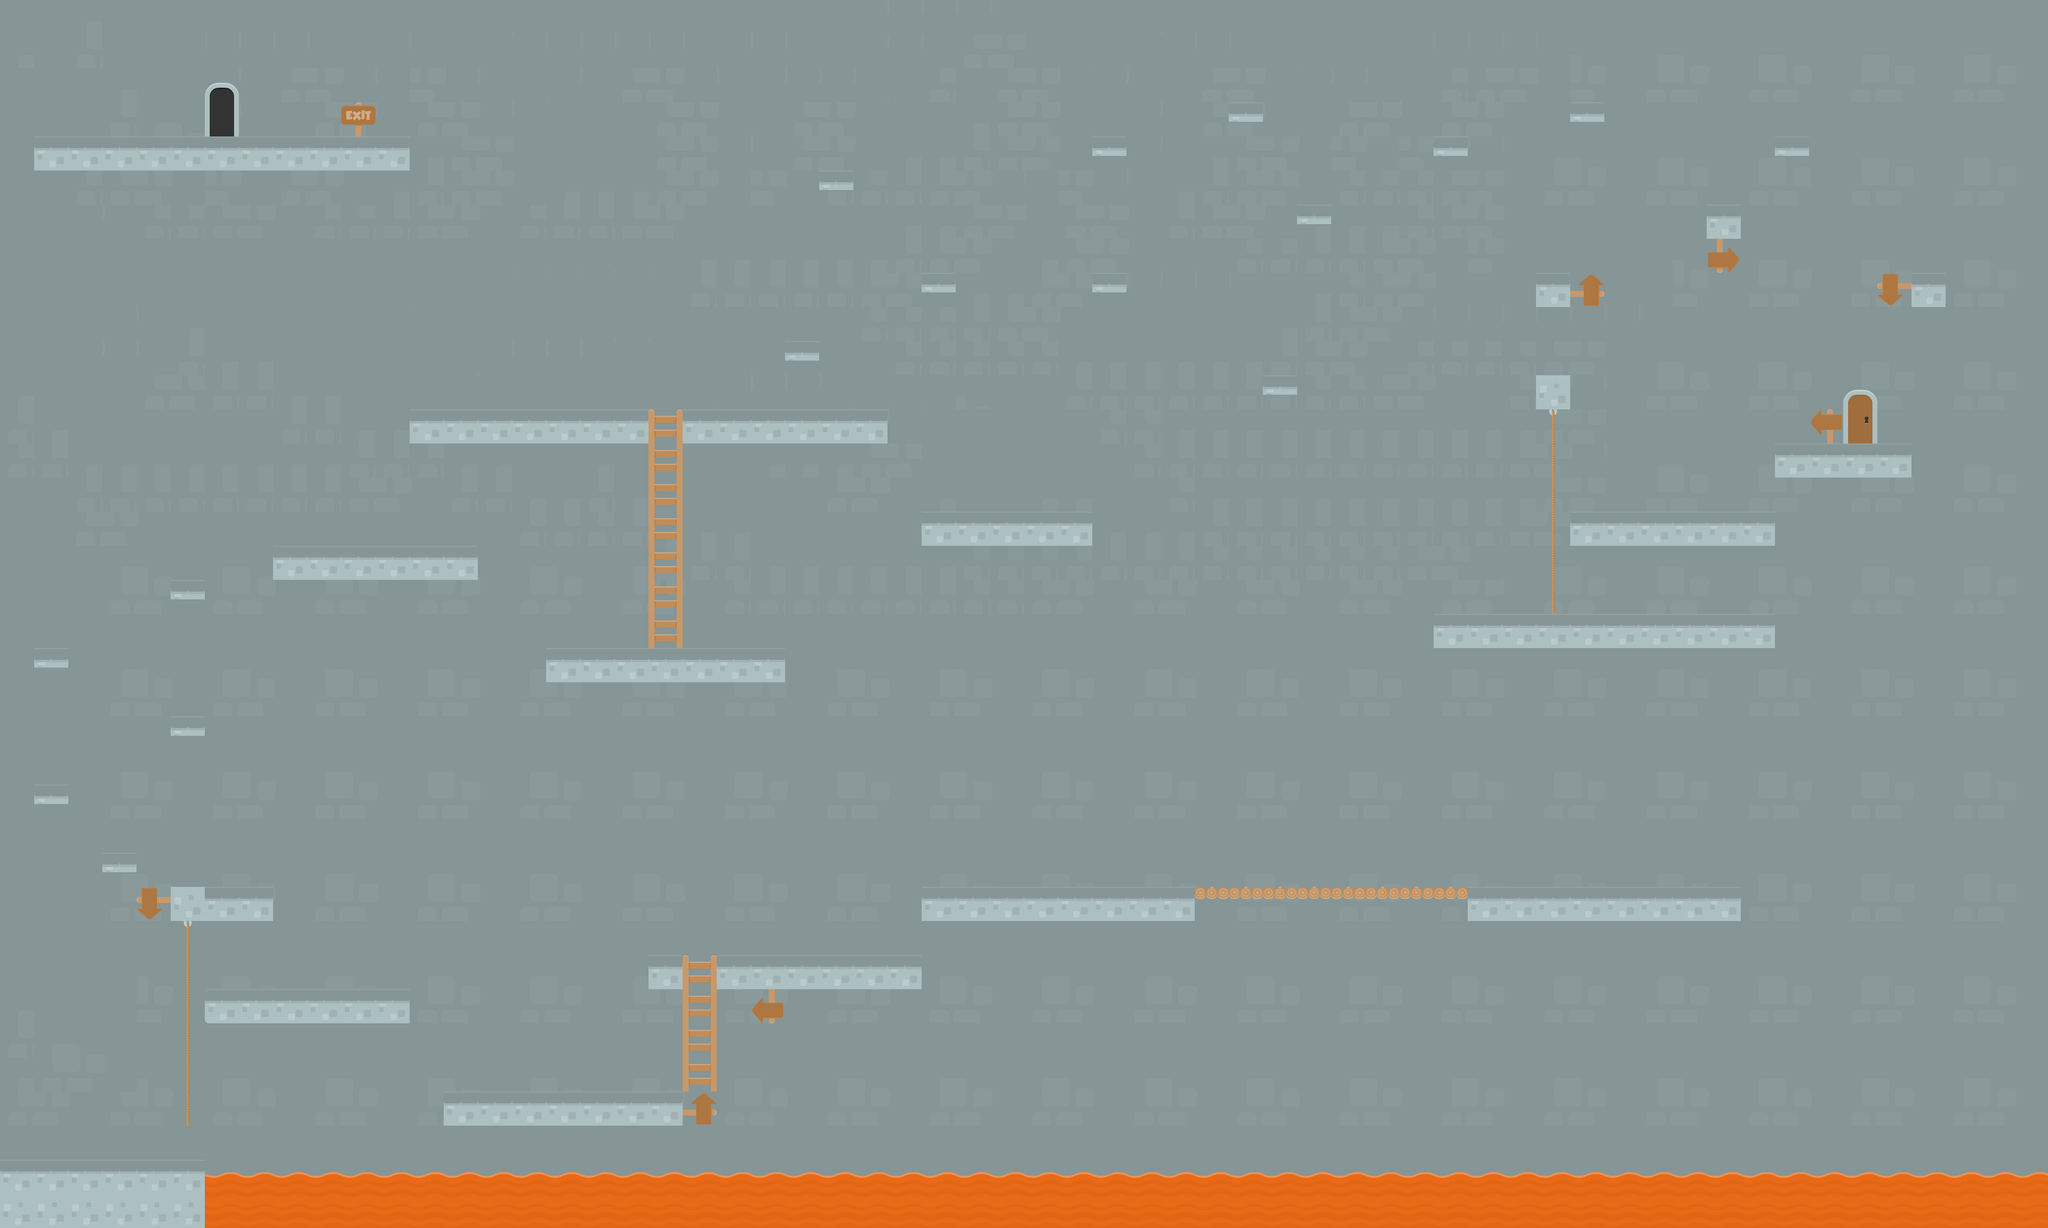

Below is a game level as drawn by its tile map, then a one-line description and the .tmx that defines it (tile-layer data replaced by summaries):
An orthogonal 60x36 tile map with 70x70 px tiles, 4 tile layers (bg 1, bg 2, bg 3, world), 3 tilesets and 71 objects (38x blocker, 11x enemy2, 4x enemy, 4x itemblock, 2x movingplatlr, ...).

<map version="1.0" orientation="orthogonal" renderorder="right-down" width="60" height="36" tilewidth="70" tileheight="70" nextobjectid="94">
 <tileset firstgid="1" name="world" tilewidth="70" tileheight="70" spacing="2" tilecount="156" columns="12">
  <image source="../map_tiles/world/tiles_spritesheet.png" width="914" height="936" />
 </tileset>
 <tileset firstgid="157" name="sky" tilewidth="70" tileheight="70" spacing="2" tilecount="9" columns="3">
  <image source="../map_tiles/world/bg.png" width="256" height="256" />
 </tileset>
 <tileset firstgid="166" name="castle" tilewidth="70" tileheight="70" tilecount="9" columns="3">
  <image source="../map_tiles/world/bg_castle.png" width="256" height="256" />
 </tileset>
 <layer name="bg 1" width="60" height="36">
  <data>[2160 cells, 2100 non-empty, 9 distinct tile ids]</data>
 </layer>
 <layer name="bg 2" width="60" height="36">
  <data>[2160 cells, 0 non-empty, 0 distinct tile ids]</data>
 </layer>
 <layer name="bg 3" width="60" height="36">
  <data>[2160 cells, 68 non-empty, 4 distinct tile ids]</data>
 </layer>
 <layer name="world" width="60" height="36">
  <data>[2160 cells, 222 non-empty, 14 distinct tile ids]</data>
 </layer>
 <objectgroup name="Objektebene 1">
  <object id="1" name="blocker" x="1890" y="1820" width="560" height="70" />
  <object id="2" name="blocker" x="1120" y="1330" width="490" height="70" />
  <object id="4" name="blocker" x="0" y="2380" width="420" height="70" />
  <object id="8" name="blocker" x="2450" y="1820" width="560" height="35" />
  <object id="9" name="blocker" x="210" y="1750" width="70" height="35" />
  <object id="12" name="end" x="420" y="140" width="70" height="140" />
  <object id="13" name="Start" x="70" y="2240" width="70" height="122.5" />
  <object id="14" name="enemy2" x="210" y="140" width="70" height="70" />
  <object id="15" name="enemy2" x="1137.5" y="2100" width="70" height="70" />
  <object id="16" name="enemy2" x="2029" y="911" width="70" height="70" />
  <object id="17" name="movingplatlr" x="1190" y="350" width="140" height="70" />
  <object id="22" name="movingplatlr" x="2030" y="1400" width="140" height="70" />
  <object id="26" name="leftb" x="0" y="0" width="17.5" height="2450" />
  <object id="27" name="upb" x="0" y="17.5" width="4200" height="17.5" />
  <object id="28" name="rightb" x="4165" y="17.5" width="17.5" height="2362.5" />
  <object id="31" name="lowb" x="0" y="2432.5" width="4200" height="17.5" />
  <object id="33" name="blocker" x="70" y="1610" width="70" height="35" />
  <object id="34" name="blocker" x="350" y="1470" width="70" height="35" />
  <object id="35" name="blocker" x="70" y="1330" width="70" height="35" />
  <object id="36" name="blocker" x="350" y="1190" width="70" height="35" />
  <object id="37" name="blocker" x="1610" y="700" width="70" height="35" />
  <object id="38" name="blocker" x="1890" y="560" width="70" height="35" />
  <object id="39" name="blocker" x="1680" y="350" width="70" height="35" />
  <object id="40" name="blocker" x="2240" y="280" width="70" height="35" />
  <object id="41" name="blocker" x="2240" y="560" width="70" height="35" />
  <object id="42" name="blocker" x="2520" y="210" width="70" height="35" />
  <object id="43" name="blocker" x="2660" y="420" width="70" height="35" />
  <object id="44" name="blocker" x="2590" y="770" width="70" height="35" />
  <object id="45" name="blocker" x="2940" y="280" width="70" height="35" />
  <object id="46" name="blocker" x="3150" y="560" width="70" height="35" />
  <object id="47" name="blocker" x="3220" y="210" width="70" height="35" />
  <object id="48" name="blocker" x="3500" y="420" width="70" height="35" />
  <object id="49" name="blocker" x="3640" y="280" width="70" height="35" />
  <object id="50" name="blocker" x="3920" y="560" width="70" height="35" />
  <object id="51" name="blocker" x="420" y="2030" width="420" height="70" />
  <object id="52" name="blocker" x="350" y="1820" width="210" height="70" />
  <object id="54" name="blocker" x="910" y="2240" width="490" height="70" />
  <object id="55" name="blocker" x="1330" y="1960" width="70" height="70" />
  <object id="56" name="blocker" x="1470" y="1960" width="420" height="70" />
  <object id="57" name="blocker" x="3010" y="1820" width="560" height="70" />
  <object id="58" name="blocker" x="2940" y="1260" width="700" height="70" />
  <object id="59" name="blocker" x="3220" y="1050" width="420" height="70" />
  <object id="60" name="blocker" x="3640" y="910" width="280" height="70" />
  <object id="61" name="blocker" x="3150" y="770" width="70" height="70" />
  <object id="62" name="blocker" x="560" y="1120" width="420" height="70" />
  <object id="63" name="blocker" x="840" y="840" width="490" height="70" />
  <object id="64" name="blocker" x="1400" y="840" width="420" height="70" />
  <object id="65" name="blocker" x="1890" y="1050" width="350" height="70" />
  <object id="66" name="blocker" x="70" y="280" width="770" height="70" />
  <object id="67" name="movingplatud" x="3692.5" y="1645" width="140" height="70" />
  <object id="68" name="movingplatud" x="2520" y="1120" width="140" height="70" />
  <object id="69" name="enemy2" x="2170" y="1610" width="70" height="70" />
  <object id="70" name="enemy2" x="3080" y="1697.5" width="70" height="70" />
  <object id="71" name="enemy2" x="1610" y="1890" width="70" height="70" />
  <object id="72" name="enemy2" x="700" y="980" width="70" height="70" />
  <object id="73" name="enemy2" x="1050" y="700" width="70" height="70" />
  <object id="74" name="enemy2" x="560" y="140" width="70" height="70" />
  <object id="75" name="enemy2" x="770" y="1890" width="70" height="70" />
  <object id="76" name="enemy2" x="3360" y="910" width="70" height="70" />
  <object id="78" name="enemy" x="1470" y="700" width="70" height="70" />
  <object id="79" name="enemy" x="3430" y="1190" width="70" height="70" />
  <object id="80" name="enemy" x="3307.5" y="1697.5" width="70" height="70" />
  <object id="81" name="enemy" x="3640" y="840" width="70" height="70" />
  <object id="82" name="rope" x="367.5" y="1890" width="35" height="420" />
  <object id="83" name="rope" x="3167.5" y="840" width="35" height="420" />
  <object id="85" name="ladder" x="1347.5" y="840" width="35" height="490" />
  <object id="86" name="ladder" x="1417.5" y="1960" width="35" height="280" />
  <object id="89" name="itemblock" x="210" y="2100" width="70" height="70" />
  <object id="90" name="itemblock" x="1190" y="1050" width="70" height="70" />
  <object id="92" name="itemblock" x="3500" y="840" width="70" height="70" />
  <object id="93" name="itemblock" x="840" y="630" width="70" height="70" />
 </objectgroup>
</map>
